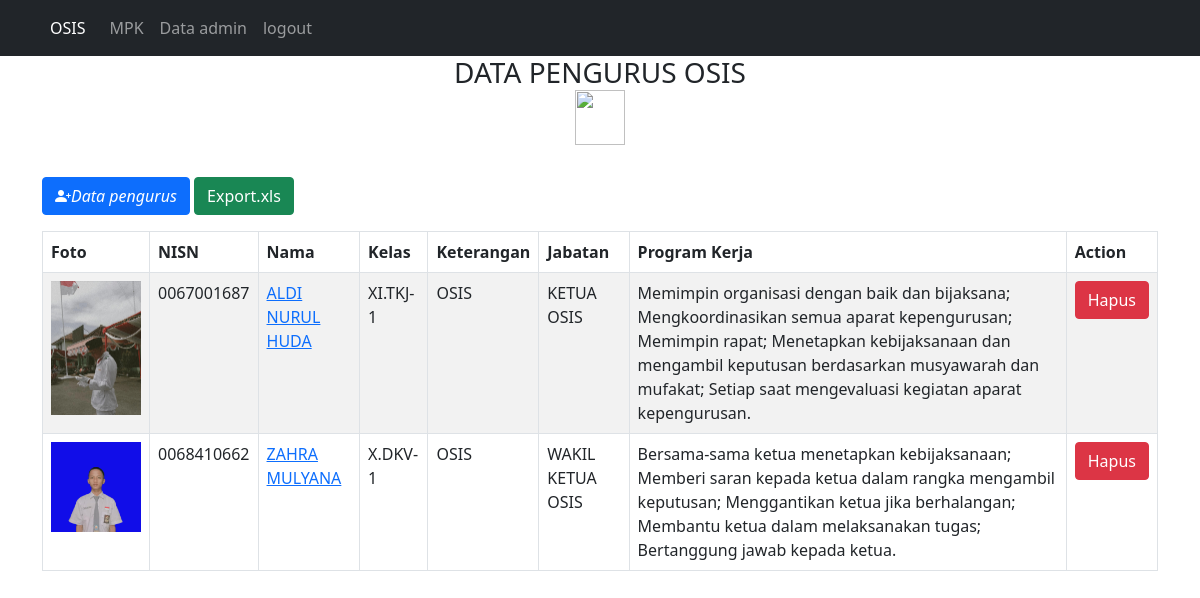
The app's page /data/ with its own data.
### pengurus/models.py (models this page shows, shortened)
class Data(models.Model):
    nis = models.CharField(max_length=10)
    nama = models.CharField(max_length=50)
    kelas = models.ForeignKey(Kelas, on_delete=models.CASCADE, null=True)
    keterangan = models.ForeignKey(Keterangan, on_delete=models.CASCADE, null=True)
    jabatan = models.CharField(max_length=50)
    proker = models.TextField(null=True)
    cover = models.ImageField(upload_to='cover/', null=True)
    tanggal = models.DateTimeField(auto_now_add=True, null=True)

class Kelas(models.Model):
    nama = models.TextField(max_length=10)
    def __str__(self):
        return self.nama

class Keterangan(models.Model):
    nama = models.CharField(max_length=4)
    keterangan = models.TextField()
    def __str__(self):
        return self.nama

### pengurus/views.py (the view)
# urls.py: path('data/', data, name='data'),
def data(request):
        dataa = Data.objects.filter(keterangan__nama='OSIS')
        konteks = {
            'dataa' : dataa,
        }
        return render(request, 'data.html', konteks)

### pengurus/templates/data.html (shortened to what this page needs)
{% extends 'base.html' %}
{% block content %}
<nav class="navbar navbar-expand-lg navbar-dark bg-dark">
  <div class="container">
    <div class="collapse navbar-collapse" id="navbarSupportedContent">
      <ul class="navbar-nav me-auto mb-2 mb-lg-0">
        <li class="nav-item">
          <a class="nav-link active me-2" aria-current="page" href="{% url 'data' %}">OSIS</a>
        </li>
        <li class="nav-item">
          <a class="nav-link" aria-current="page" href="{% url 'mpk' %}">MPK</a>
        </li>
        <li class="nav-item">
          <a class="nav-link" aria-current="page" target="_blank"  href="/admin">Data admin</a>
        </li>
        <li class="nav-item">
          <a class="nav-link" href="{% url 'logout' %}">logout</a>
        </li>
      </ul>
    </div>
  </div>
</nav>
<div class="container">
  <div class="row">
    <div class="col-md-12">
      <h3>
        <center>DATA PENGURUS OSIS</center>
        <center>
          <img src="/static/img/osis.jpeg" alt="" width="50px" height="55px">
        </center>
      </h3>
       <br>
      <a href="{% url 'tambah_data' %}" class="btn btn-primary mb-3"><i class="bi bi-person-plus-fill">Data pengurus</i></a>
      <a href="{% url 'export_xls' %}" class="btn btn-success mb-3">Export.xls</a>
    <div class="card-body table-responsive p-0">
      <table class="table table-bordered table-striped">
        <thead>
          <tr>
            <th>Foto</th>
            <th>NISN</th>
            <th>Nama</th>
            <th>Kelas</th>
            <th>Keterangan</th>
            <th>Jabatan</th>
            <th>Program Kerja</th>
            <th>Action</th>
          </tr>
        </thead>
        <tbody>
          {% for data in dataa %}
          <tr>
            <td>
              {% if data.cover %}
                <img src="{{ data.cover.url }}" width="90px">
              {% endif %}
            </td>
            <td>{{ data.nis }}</td>
            <td><a href="{% url 'ubah_data' data.id %}">{{ data.nama }}</a></td>
            <td>{{ data.kelas }}</td>
            <td>{{ data.keterangan }}</td>
            <td>{{ data.jabatan }}</td>
            <td>{{ data.proker }}</td>
            <td>
              <button type="button" class="btn btn-danger" data-bs-toggle="modal" data-bs-target="#hapus-{{ data.id }}">
                Hapus
              </button>
            </td>
          </tr>
          {% endfor %}
        </tbody>
      </table>
    </div>
    </div>
  </div>
</div>
{% endblock %}

### records on screen
Data: cover (picture), nis "0067001687", nama "ALDI NURUL HUDA", kelas "XI.TKJ-1", keterangan "OSIS", jabatan "KETUA OSIS", proker "Memimpin organisasi dengan baik dan bijaksana; Mengkoordinasikan semua aparat kepengurusan; Memimpin rapat; Menetapkan kebijaksanaan dan mengambil keputusan berdasarkan musyawarah dan mufakat; Setiap saat mengevaluasi kegiatan aparat kepengurusan."
Data: cover (picture), nis "0068410662", nama "ZAHRA MULYANA", kelas "X.DKV-1", keterangan "OSIS", jabatan "WAKIL KETUA OSIS", proker "Bersama-sama ketua menetapkan kebijaksanaan; Memberi saran kepada ketua dalam rangka mengambil keputusan; Menggantikan ketua jika berhalangan; Membantu ketua dalam melaksanakan tugas; Bertanggung jawab kepada ketua."
